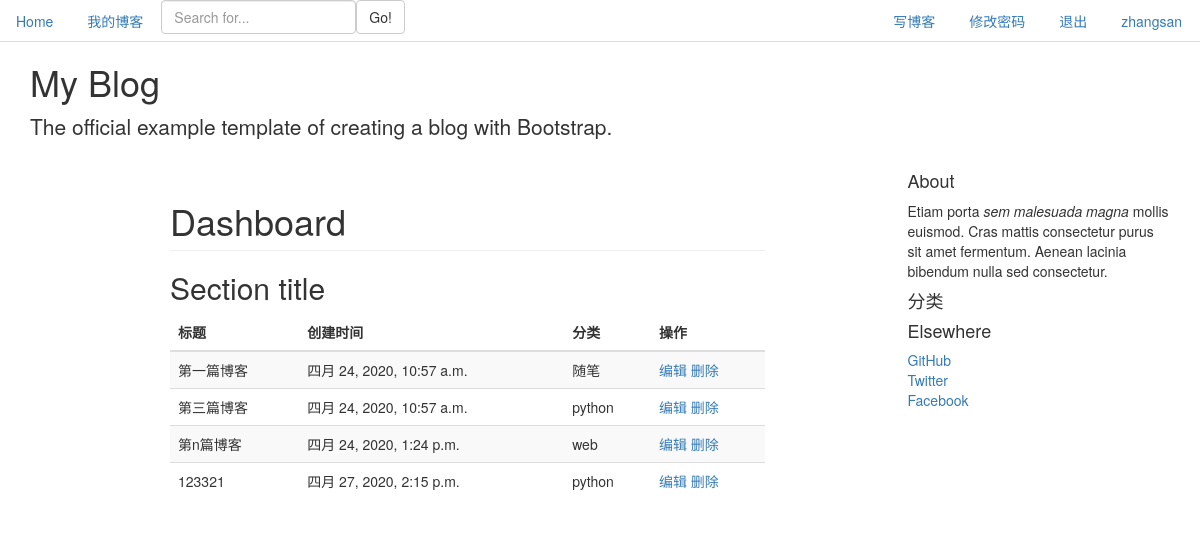
The page /my_blog/zhangsan on the database its author committed.
### app1/models.py (models this page shows, shortened)
class User(models.Model):
    username = models.CharField(max_length = 30)
    password = models.CharField(max_length = 20)
    email = models.EmailField()
    created_time = models.CharField(max_length = 50,default=now)
    comment_num = models.PositiveIntegerField(verbose_name='评论数',default=0)
    avatar = models.ImageField(upload_to = 'media',default='media/default.png')

class Blog(models.Model):
    blog_id = models.AutoField(primary_key = True)
    title = models.CharField(verbose_name="标题", max_length=100)
    content = models.TextField(verbose_name="内容", blank=True, null=True)
    create_time = models.DateTimeField(verbose_name="创建时间", default=now)
    category = models.ForeignKey(Category, verbose_name="分类", on_delete=models.CASCADE, blank=False, null=False)
    author = models.ForeignKey(User, on_delete=models.DO_NOTHING)
    comment_num = models.PositiveIntegerField(verbose_name='评论数',default=0)

class Category(models.Model):
    name = models.CharField(verbose_name="类别名称", max_length=64)
    def __str__(self):
        return self.name

### app1/views.py (the view)
# urls.py: path('my_blog/<username>', views.my_blog, name='my_blog'),
def my_blog(request, username):
    user = User.objects.get(username=username)
    blogs = Blog.objects.filter(author=user)
    comment_nums = []
    for blog in blogs:
        comments = Comment.objects.filter(article = blog).count()
        blog.comment_num = comments
    categorys = Category.objects.all()
    return render(request, 'my_blog.html', {'blogs':blogs, 'categorys':categorys, 'username':username})

### templates/my_blog.html (shortened to what this page needs)
{% extends 'base.html' %}
{% block mainbody %}
<div class="container">
    <div class="blog-header">
      <h1 class="blog-title">My Blog</h1>
      <p class="lead blog-description">The official example template of creating a blog with Bootstrap.</p>
    </div>
    <div class="row">
      <div class="col-sm-8 blog-main">
        <div class="container-fluid">
            <div class="row">
              <div class="col-sm-9 col-sm-offset-3 col-md-10 col-md-offset-2 main">
                <h1 class="page-header">Dashboard</h1>
                <h2 class="sub-header">Section title</h2>
                <div class="table-responsive">
                  <table class="table table-striped">
                    <thead>
                      <tr>
                        <th>标题</th>
                        <th>创建时间</th>
                        <th>分类</th>
                        <th>操作</th>
                      </tr>
                    </thead>
                    <tbody>
                        {% for blog in blogs %}
                        <tr>
                            <td>{{ blog.title }}</td>
                            <td>{{ blog.create_time }}</td>
                            <td>{{ blog.category }}</td>
                            <td><a href="{% url 'update_blog' blog.blog_id %}" >编辑</a>
                                <a href="{% url 'del_blog' blog.blog_id %}" >删除</a></td>
                        </tr>
                        {% endfor %}
                    </tbody>
                  </table>
                </div>
              </div>
            </div>
          </div>
      </div>
      <div class="col-sm-3 col-sm-offset-1 blog-sidebar">
        <div class="sidebar-module sidebar-module-inset">
          <h4>About</h4>
          <p>Etiam porta <em>sem malesuada magna</em> mollis euismod. Cras mattis consectetur purus sit amet fermentum. Aenean lacinia bibendum nulla sed consectetur.</p>
        </div>
        <div class="sidebar-module">
          <h4>分类</h4>
        </div>
        <div class="sidebar-module">
          <h4>Elsewhere</h4>
          <ol class="list-unstyled">
            <li><a href="#">GitHub</a></li>
            <li><a href="#">Twitter</a></li>
            <li><a href="#">Facebook</a></li>
          </ol>
        </div>
      </div>
    </div>
  </div>
{% endblock %}

### templates/base.html (shortened to what this page needs)
<!DOCTYPE html>
<html lang="zh-CN">
  <head>
    <link href="/static/bootstrap/css/bootstrap.min.css" rel="stylesheet">
  </head>
  <body>
    <div>
      <ul class="nav nav-tabs">
        <li role="presentation"><a href="{% url 'home' %}">Home</a></li>
        <li role="presentation"><a href="{% url 'my_blog' username %}" >我的博客</a></li>
        <li role="presentation"><input type="text" id="search" class="form-control" placeholder="Search for..."></li>
        <li role="presentation"><button onclick="fun1()" class="btn btn-default" type="button">Go!</button></li>
        <li role="presentation" style="float: right;"><a href="#" id="username">{{ username }}</a></li>
        <li role="presentation" style="float: right;"><a href="{% url 'logout' %}" >退出</a></li>
        <li role="presentation" style="float: right;"><a href="{% url 'update_password' %}" >修改密码</a></li>
        <li role="presentation" style="float: right;"><a href="{% url 'add_blog' %}" >写博客</a></li>
      </ul>
    </div>
    {% block mainbody %}{% endblock %}
  </body>
</html>

### rows shown on the page
User: username "zhangsan"
Blog: title "第一篇博客", create_time "四月 24, 2020, 10:57 a.m.", category "随笔"
Blog: title "第三篇博客", create_time "四月 24, 2020, 10:57 a.m.", category "python"
Blog: title "第n篇博客", create_time "四月 24, 2020, 1:24 p.m.", category "web"
Blog: title "123321", create_time "四月 27, 2020, 2:15 p.m.", category "python"
